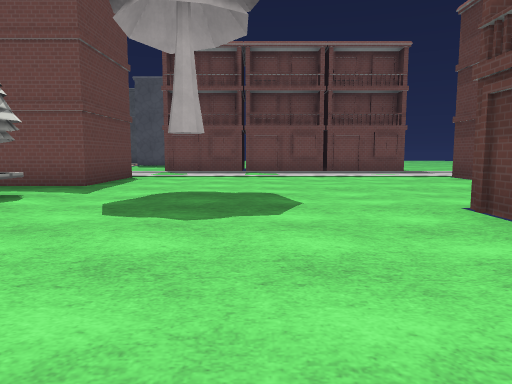
[1] (above)

24 first-person views from a walk through a 3-D level made in the Godot game engine. The camera is 1.3 m above the floor, tilts 6° down and sees 70° across. The floor is counted in squares, 2 m on a side. Each view is taken from the middle of a square. On the plan, view 1 faces up. The plan holds only what a view shows up to about 11 squares ahead; the rest is blank. The place goes on beyond the plan. Flat picture figures and markers are not drawn. Surface patterns are stand-ins for the level's own textures.

[2]
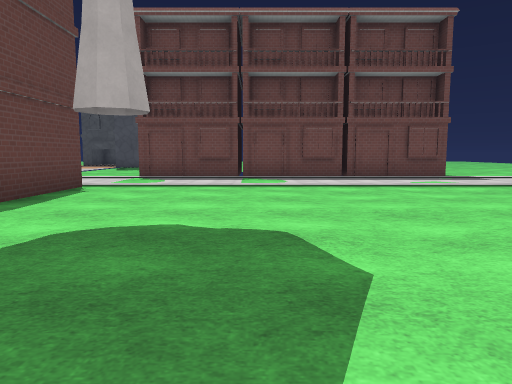

[3]
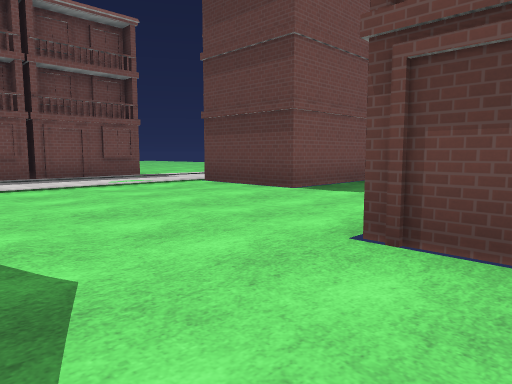

[4]
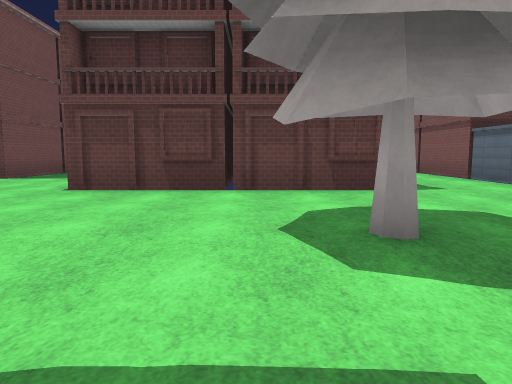

[5]
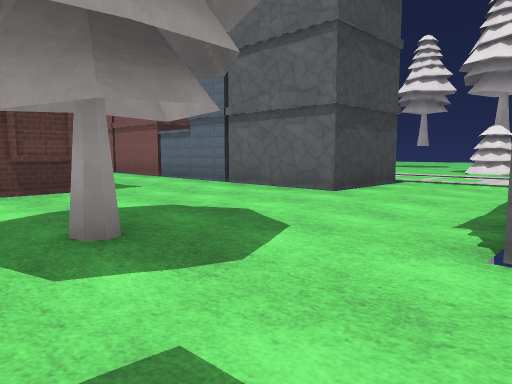

[6]
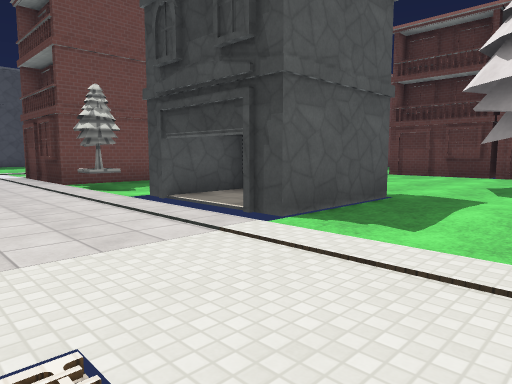

[7]
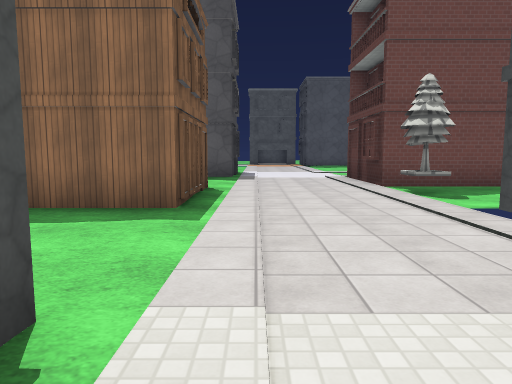

[8]
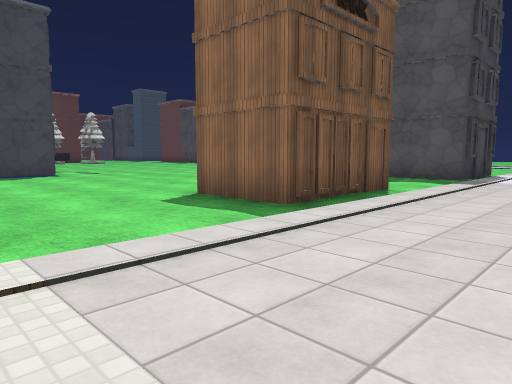

[9]
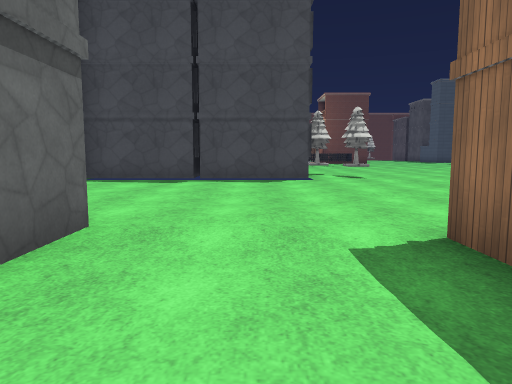

[10]
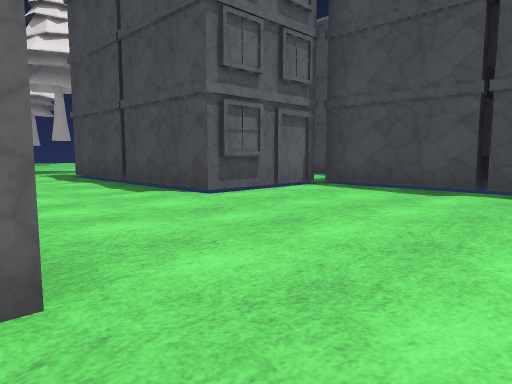

[11]
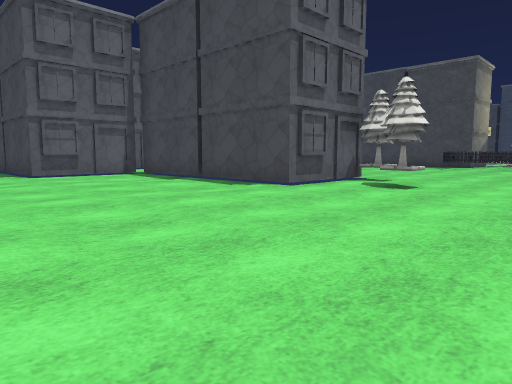

[12]
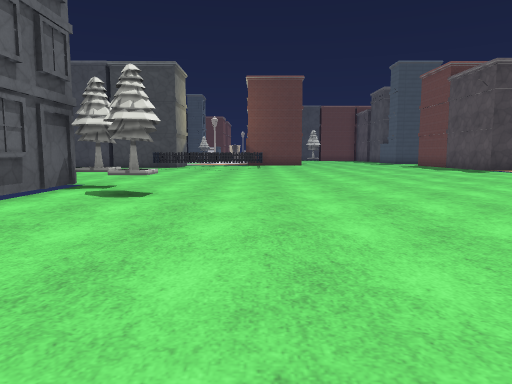

[13]
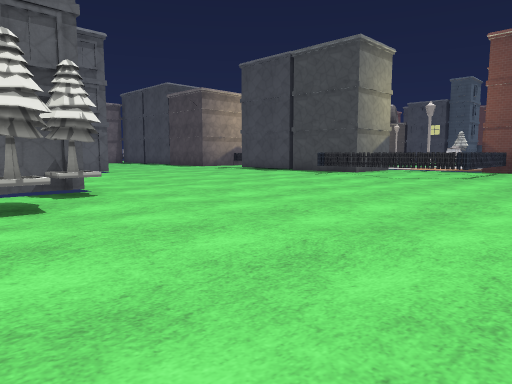

[14]
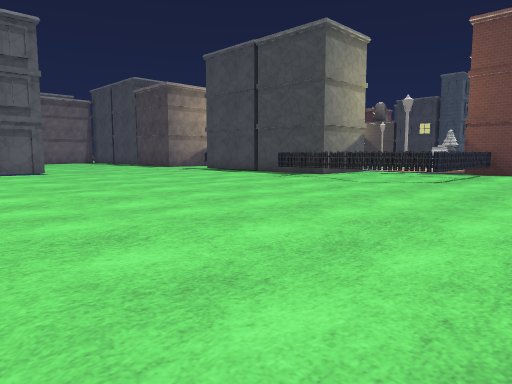

[15]
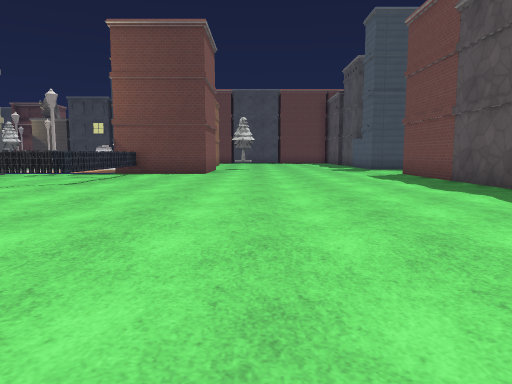

[16]
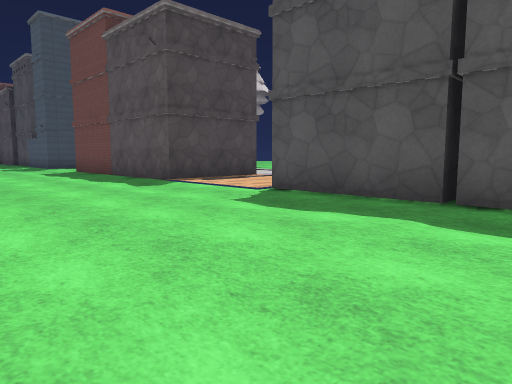

[17]
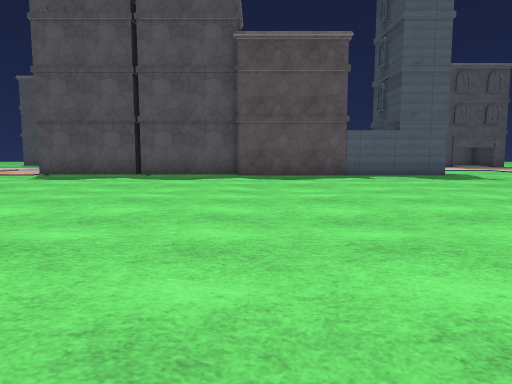

[18]
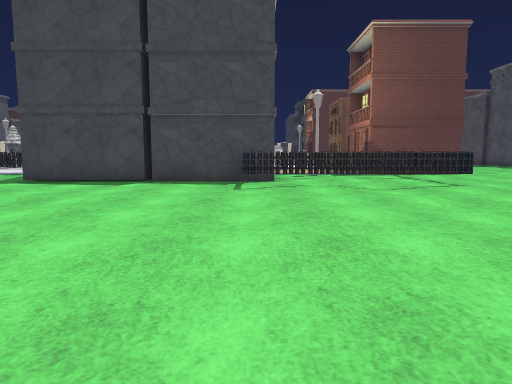

[19]
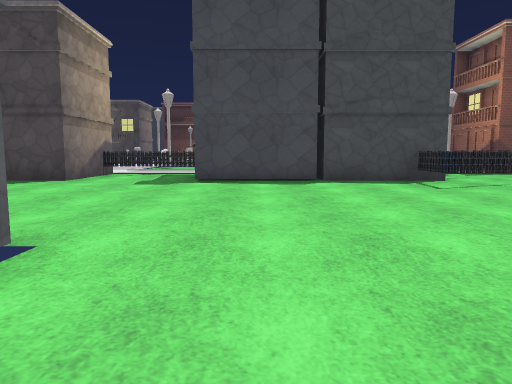

[20]
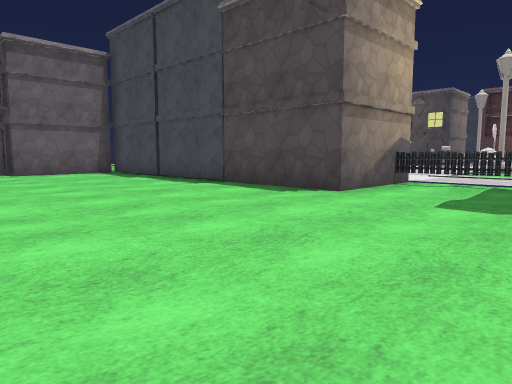

[21]
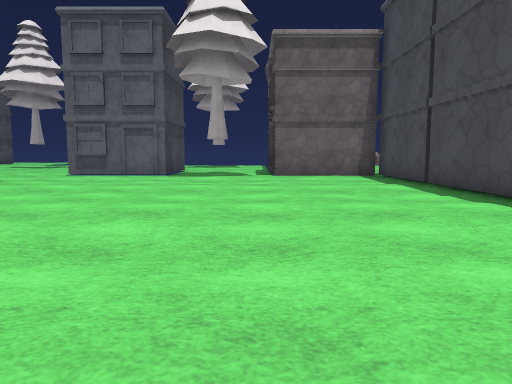

[22]
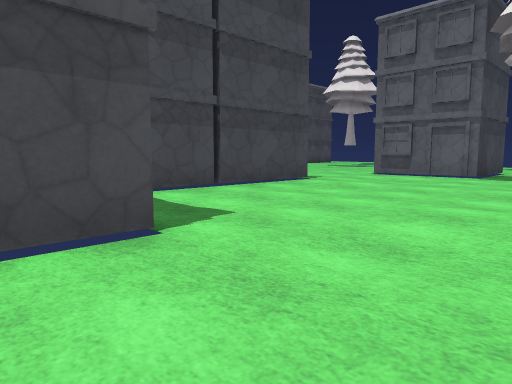

[23]
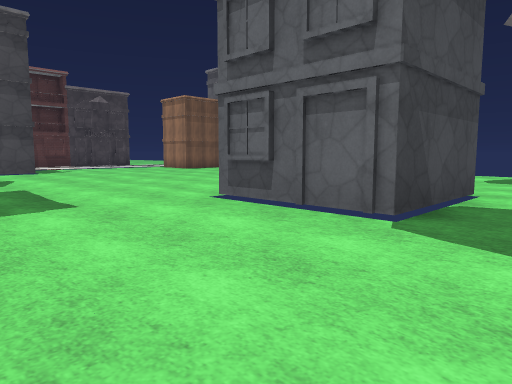

[24]
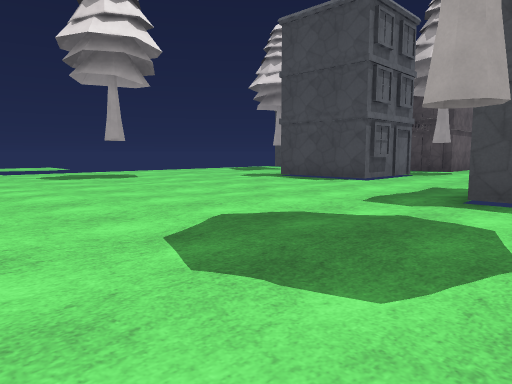

### Floor plan
Points are (right, up) in squares from view 1. A wall is a line through its corners. A room is listed if a view was taken in it or the views show most of it. See-through windows are left out.
Room 1 (views 1, 2, 3)
walls: (6.6, 7.6) (5.6, 7.6) (5.6, 10.5); (5.5, 13.6) (-2.4, 13.6); (-3.5, 10.5) (-3.5, 7.6); (2.6, -1.2) (2.6, 4.5); (-0.4, -5.6) (-0.4, -4.6) (5.6, -4.6)
low walls: (-3.5, 5.9) (-3.5, 5.2)
ways out: opening at (-4, 0) to room 2; opening at (-4, 6) to room 2; opening at (-3.3, 12) to room 2; opening at (-2, -4.7); opening at (5, -3); opening at (5.7, 6)
Room 2 (views 4, 5, 6, 7, 8, 9, 10, 11, 12, 13, 14, 15, 16, 17, 18, 19, 20, 21, 22, 23, 24)
walls: (-21.5, 4.4) (-18.6, 4.4) (-18.6, -1.6) (-15.6, -1.6) (-15.6, -7.5); (-12.5, 1.4) (-11.1, 1.4); (-24.5, -1.6) (-23.1, -1.6); (-9.9, 7.5) (-9.9, 4.6) (-12, 4.6); (-24.4, -4.5) (-24.4, -3.4); (-29.2, 5.1) (-29.2, 4); (-29.4, 3.7) (-30.5, 3.7); (-6, 3.9) (-6, 4.5); (-30.5, 4.5) (-30.5, -1.5); (-29.5, 8.2) (-31.7, 8.2) (-31.7, 4.5); (-18.6, -9.9) (-18.6, -10.5); (-9.7, 13.5) (-9.7, 10.6) (-11.5, 10.6); (-18.5, 16.8) (-24.5, 16.8); (-21.4, -10.5) (-21.4, -6.1); (-3.5, 1.6) (-6, 1.6) (-6, 2.1); (-12.5, 16.6) (-18.6, 16.6); (-3.5, 7.6) (-6.4, 7.6) (-6.4, 10.2); (-32.7, -1.8) (-32.7, -4.5); (-33.5, 8.3) (-29.2, 8.3) (-29.2, 6.9); (-33.5, -4.6) (-30.5, -4.6) (-30.5, -13.4) (-27.4, -13.4) (-27.4, -14.2); (-27.4, 17.5) (-27.4, 16.6) (-33.1, 16.6); (-2.4, 13.6) (-3.4, 13.6); (-24.4, -16.5) (-24.4, -13.6) (-21.6, -13.6) (-21.6, -16.1)
low walls: (-20.4, 6.3) (-19.7, 6.3) (-19.7, 5.6); (-21.4, 5.3) (-20.7, 5.3) (-20.7, 4.6)
ways out: opening at (-4, 0) to room 1; opening at (-4, 6) to room 1; opening at (-3.3, 12) to room 1; gap at (-31, 8)
objects: fence (-29, 4); fence (-29, 8)

Where each view was taken, in squares from view 1:
view 1: 0 up, 0 right, facing up
view 2: 3 up, 0 right, facing up
view 3: 3 up, 0 right, facing up-right
view 4: 1 up, 4 left, facing right
view 5: 1 up, 4 left, facing down-right
view 6: 1 down, 9 left, facing up-right
view 7: 0 up, 9 left, facing up
view 8: 1 up, 7 left, facing up-left
view 9: 3 up, 9 left, facing left
view 10: 3 up, 12 left, facing down-left
view 11: 9 up, 13 left, facing down-left
view 12: 8 up, 14 left, facing left
view 13: 11 up, 19 left, facing down-left
view 14: 11 up, 21 left, facing down-left
view 15: 12 up, 22 left, facing left
view 16: 12 up, 20 left, facing up-left
view 17: 6 up, 18 left, facing up
view 18: 4 up, 22 left, facing left
view 19: 0 up, 22 left, facing left
view 20: 1 down, 25 left, facing down-left
view 21: 3 down, 27 left, facing down
view 22: 3 down, 27 left, facing down-right
view 23: 10 down, 26 left, facing down-right
view 24: 9 down, 13 left, facing down-left
